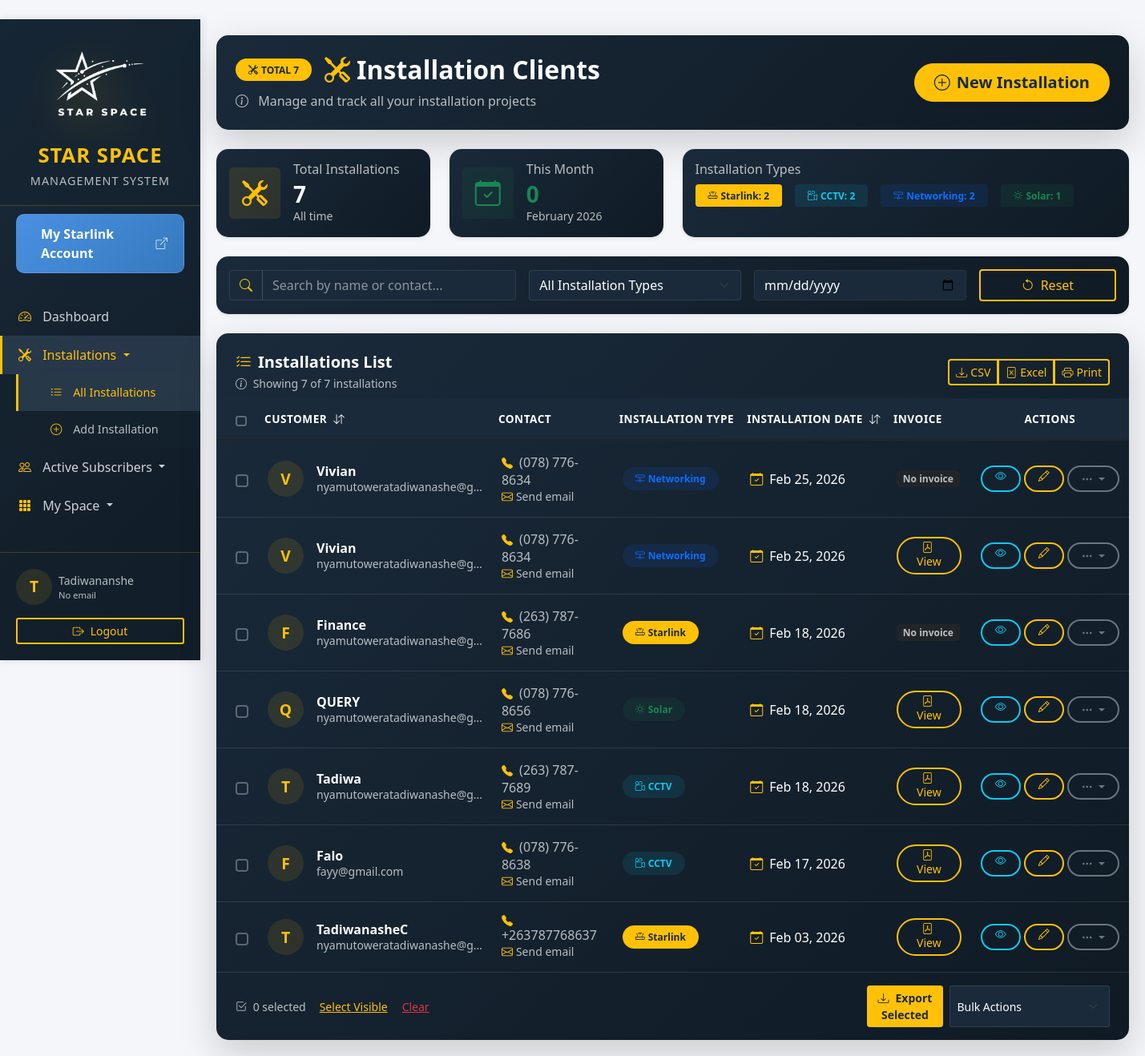
/installations/ (signed in), run on an earlier commit of the app's database.
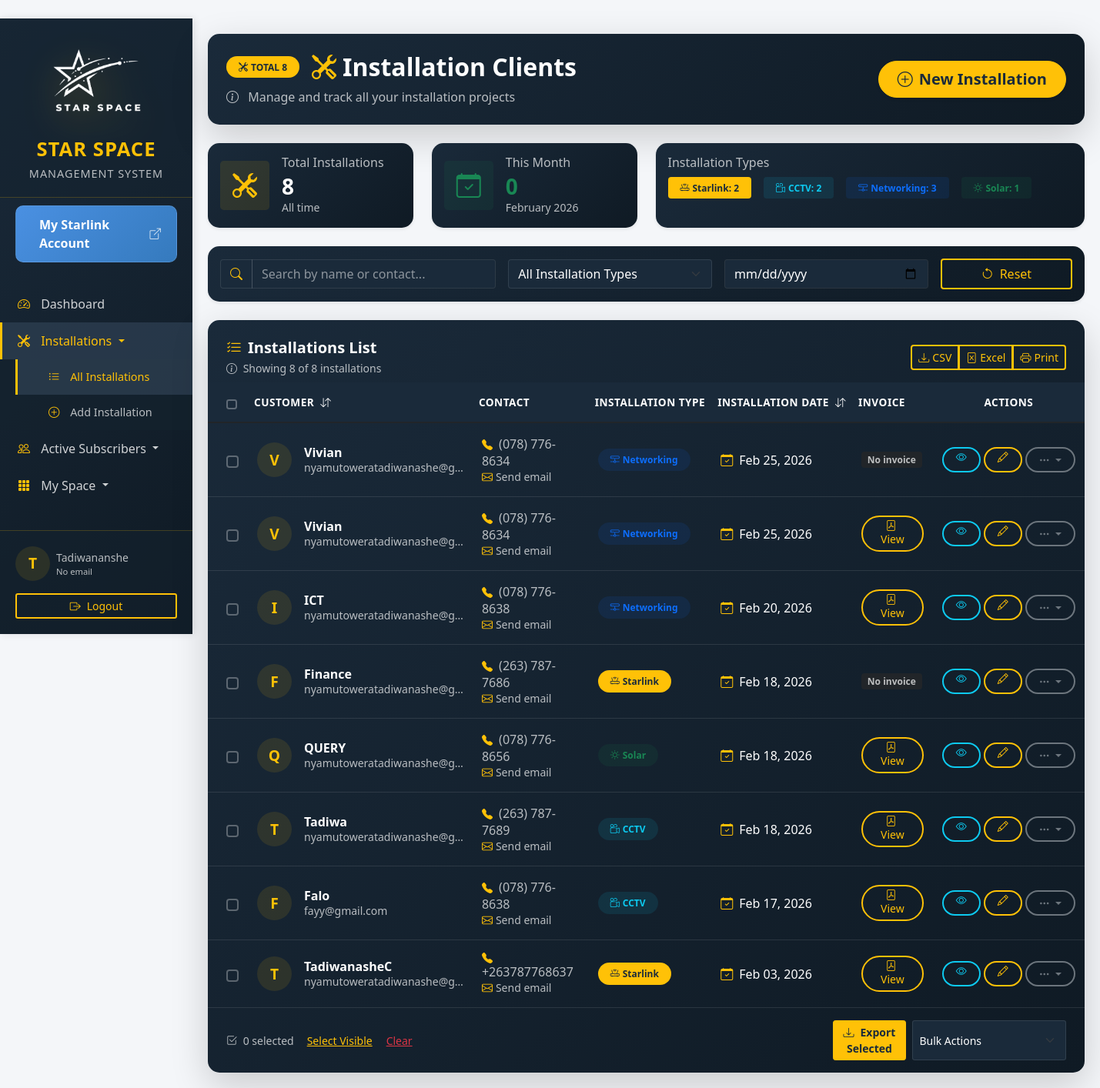
And on a later commit of the database.
### clients/models.py (models this page shows, shortened)
class Client(models.Model):
    name = models.CharField(max_length=200)
    contact = models.CharField(max_length=20, validators=[
        RegexValidator(
            regex=r'^\(?\d{3}\)?[\s.-]?\d{3}[\s.-]?\d{4}$',
            message='Enter a valid phone number. Formats: (078) 776-8637, 078-776-8637, or 0787768637'
        )
    ])
    email = models.EmailField()
    created_at = models.DateTimeField(auto_now_add=True)
    updated_at = models.DateTimeField(auto_now=True)
    class Meta:
        abstract = True

class InstallationClient(Client):
    INSTALLATION_TYPES = [
        ('STARLINK', 'Starlink Installation'),
        ('CCTV', 'CCTV Installation'),
        ('NETWORKING', 'Networking Installation'),
        ('SOLAR', 'Solar Installation'),
    ]
    installation_type = models.CharField(max_length=20, choices=INSTALLATION_TYPES, default='STARLINK')
    invoice = models.FileField(upload_to='invoices/', blank=True, null=True)
    installation_date = models.DateField()
    notes = models.TextField(blank=True, null=True)
    class Meta:
        ordering = ['-installation_date']

### clients/views.py (the view)
# urls.py: path('installations/', views.installation_list, name='installation_list'),
@login_required(login_url='clients:login')
def installation_list(request):
    installations = InstallationClient.objects.all()
    context = {
        'installations': installations,
        'starlink_count': installations.filter(installation_type='STARLINK').count(),
        'cctv_count': installations.filter(installation_type='CCTV').count(),
        'networking_count': installations.filter(installation_type='NETWORKING').count(),
        'solar_count': installations.filter(installation_type='SOLAR').count(),
    }
    return render(request, 'clients/installation_list.html', context)

### templates/clients/installation_list.html (shortened to what the changed rows need)
﻿{% extends 'base.html' %}
{% load static %}
{% block content %}
<div class="position-relative mb-4">
    <div class="bg-gradient-star p-4 rounded-4 shadow-lg" style="background: linear-gradient(135deg, #1a2a3a 0%, #0f1a24 100%);">
        <div class="d-flex justify-content-between align-items-center flex-wrap gap-3">
            <div>
                <div class="d-flex align-items-center mb-2">
                    <span class="badge bg-warning text-dark px-3 py-2 rounded-pill me-3">
                        <i class="bi bi-tools me-1"></i>TOTAL {{ installations|length }}
                    </span>
                    <h2 class="text-white fw-bold mb-0">
                        <i class="bi bi-tools me-2 text-warning"></i>Installation Clients
                    </h2>
                </div>
            </div>
        </div>
    </div>
</div>
<div class="row g-4 mb-4">
    <div class="col-md-3">
        <div class="card border-0 shadow-sm h-100 hover-lift" style="border-left: 4px solid #ffc107; background: linear-gradient(135deg, #1a2a3a 0%, #0f1a24 100%);">
            <div class="card-body">
                <div class="d-flex align-items-center">
                    <div class="flex-grow-1 ms-3">
                        <h6 class="text-white-50 mb-1">Total Installations</h6>
                        <h3 class="fw-bold mb-0 text-white">{{ installations|length }}</h3>
                        <small class="text-white-50">All time</small>
                    </div>
                </div>
            </div>
        </div>
    </div>
    <div class="col-md-6">
        <div class="card border-0 shadow-sm h-100 hover-lift" style="border-left: 4px solid #ffc107; background: linear-gradient(135deg, #1a2a3a 0%, #0f1a24 100%);">
            <div class="card-body">
                <div class="d-flex flex-wrap gap-3">
                    <span class="badge bg-warning bg-opacity-10 text-warning px-3 py-2">
                        <i class="bi bi-router me-1"></i>Starlink: {{ starlink_count|default:"0" }}
                    </span>
                    <span class="badge bg-info bg-opacity-10 text-info px-3 py-2">
                        <i class="bi bi-camera-reels me-1"></i>CCTV: {{ cctv_count|default:"0" }}
                    </span>
                    <span class="badge bg-primary bg-opacity-10 text-primary px-3 py-2">
                        <i class="bi bi-hdd-network me-1"></i>Networking: {{ networking_count|default:"0" }}
                    </span>
                    <span class="badge bg-success bg-opacity-10 text-success px-3 py-2">
                        <i class="bi bi-brightness-high me-1"></i>Solar: {{ solar_count|default:"0" }}
                    </span>
                </div>
            </div>
        </div>
    </div>
</div>
<div class="card border-0 shadow-lg overflow-hidden" style="background: linear-gradient(135deg, #1a2a3a 0%, #0f1a24 100%);">
    <div class="card-header bg-transparent border-0 pt-4 px-4">
        <div class="d-flex justify-content-between align-items-center flex-wrap gap-3">
            <div>
                <h5 class="fw-bold mb-1 text-white">
                    <i class="bi bi-list-check me-2 text-warning"></i>Installations List
                </h5>
                <p class="text-white-50 small mb-0" id="tableInfo">
                    <i class="bi bi-info-circle me-1"></i>
                    Showing <span id="visibleCount">{{ installations|length }}</span> of {{ installations|length }} installations
                </p>
            </div>
        </div>
    </div>
    <div class="card-body p-0">
        {% if installations %}
        <div class="table-responsive">
            <table class="table table-hover align-middle mb-0" id="installationsTable">
                <thead class="bg-dark">
                    <tr>
                        <th class="border-0 py-3 ps-4" style="width: 30px;">
                            <input class="form-check-input" type="checkbox" id="selectAll">
                        </th>
                        <th class="border-0 py-3 text-white" onclick="sortTable(1)" style="cursor: pointer;">
                            Customer <i class="bi bi-arrow-down-up ms-1"></i>
                        </th>
                        <th class="border-0 py-3 text-white">Contact</th>
                        <th class="border-0 py-3 text-white">Installation Type</th>
                        <th class="border-0 py-3 text-white" onclick="sortTable(4)" style="cursor: pointer;">
                            Installation Date <i class="bi bi-arrow-down-up ms-1"></i>
                        </th>
                        <th class="border-0 py-3 text-white">Invoice</th>
                        <th class="border-0 py-3 text-white text-center">Actions</th>
                    </tr>
                </thead>
                <tbody>
                    {% for installation in installations %}
                    <tr class="installation-row"
                        data-name="{{ installation.name|lower }}"
                        data-contact="{{ installation.contact }}"
                        data-type="{{ installation.installation_type }}"
                        data-date="{{ installation.installation_date|date:'Y-m-d' }}">
                        <td class="ps-4">
                            <input class="form-check-input installation-checkbox" type="checkbox" value="{{ installation.pk }}">
                        </td>
                        <td>
                            <div class="d-flex align-items-center">
                                <div class="avatar-circle bg-warning bg-opacity-10 text-warning me-3">
                                    {{ installation.name|make_list|first|upper }}
                                </div>
                                <div>
                                    <h6 class="fw-bold mb-0 text-white">{{ installation.name }}</h6>
                                    <small class="text-white-50">{{ installation.email|default:""|truncatechars:25 }}</small>
                                </div>
                            </div>
                        </td>
                        <td>
                            <div class="d-flex flex-column">
                                <a href="tel:{{ installation.contact }}" class="text-decoration-none text-white-50">
                                    <i class="bi bi-telephone-fill text-warning me-1 small"></i>
                                    {{ installation.contact }}
                                </a>
                                {% if installation.email %}
                                <a href="mailto:{{ installation.email }}" class="text-decoration-none small text-white-50">
                                    <i class="bi bi-envelope text-warning me-1"></i>Send email
                                </a>
                                {% endif %}
                            </div>
                        </td>
                        <td>
                            {% if installation.installation_type == 'STARLINK' %}
                            <span class="badge bg-warning bg-opacity-10 text-warning px-3 py-2 rounded-pill">
                                <i class="bi bi-router me-1"></i>Starlink
                            </span>
                            {% elif installation.installation_type == 'CCTV' %}
                            <span class="badge bg-info bg-opacity-10 text-info px-3 py-2 rounded-pill">
                                <i class="bi bi-camera-reels me-1"></i>CCTV
                            </span>
                            {% elif installation.installation_type == 'NETWORKING' %}
                            <span class="badge bg-primary bg-opacity-10 text-primary px-3 py-2 rounded-pill">
                                <i class="bi bi-hdd-network me-1"></i>Networking
                            </span>
                            {% elif installation.installation_type == 'SOLAR' %}
                            <span class="badge bg-success bg-opacity-10 text-success px-3 py-2 rounded-pill">
                                <i class="bi bi-brightness-high me-1"></i>Solar
                            </span>
                            {% endif %}
                        </td>
                        <td>
                            <div class="d-flex align-items-center">
                                <i class="bi bi-calendar-check text-warning me-2"></i>
                                <span class="fw-medium text-white">{{ installation.installation_date|date:"M d, Y" }}</span>
                            </div>
                        </td>
                        <td>
                            {% if installation.invoice %}
                            <a href="{{ installation.invoice.url }}" target="_blank" class="btn btn-sm btn-outline-warning rounded-pill px-3">
                                <i class="bi bi-file-pdf me-1"></i>View
                            </a>
                            {% else %}
                            <span class="badge bg-dark text-white-50">No invoice</span>
                            {% endif %}
                        </td>
                        <td class="text-center">
                            <div class="btn-group" role="group">
                                <a href="{% url 'clients:installation_detail' installation.pk %}"
                                   class="btn btn-sm btn-outline-info rounded-pill px-3"
                                   data-bs-toggle="tooltip" title="View Details">
                                    <i class="bi bi-eye"></i>
                                </a>
                                <a href="{% url 'clients:edit_installation' installation.pk %}"
                                   class="btn btn-sm btn-outline-warning rounded-pill px-3 ms-1"
                                   data-bs-toggle="tooltip" title="Edit Installation">
                                    <i class="bi bi-pencil"></i>
                                </a>
                                <div class="btn-group ms-1">
                                    <button type="button"
                                            class="btn btn-sm btn-outline-secondary rounded-pill px-3 dropdown-toggle"
                                            data-bs-toggle="dropdown">
                                        <i class="bi bi-three-dots"></i>
                                    </button>
                                </div>
                            </div>
                        </td>
                    </tr>
                    {% endfor %}
                </tbody>
            </table>
        </div>
        {% endif %}
    </div>
</div>
{% endblock %}

What changed in the data, as far as the page shows it:
added InstallationClient: name|make_list "I", name "ICT", email "nyamutoweratadiwanashe@g…", contact "(078) 776-8638", installation_type "NETWORKING" (drawn), installation_date "Feb 20, 2026"
Also different on the page:
{{ installations|length }}: "7" → "8"
{{ networking_count|default:"0" }}: "2" → "3"
